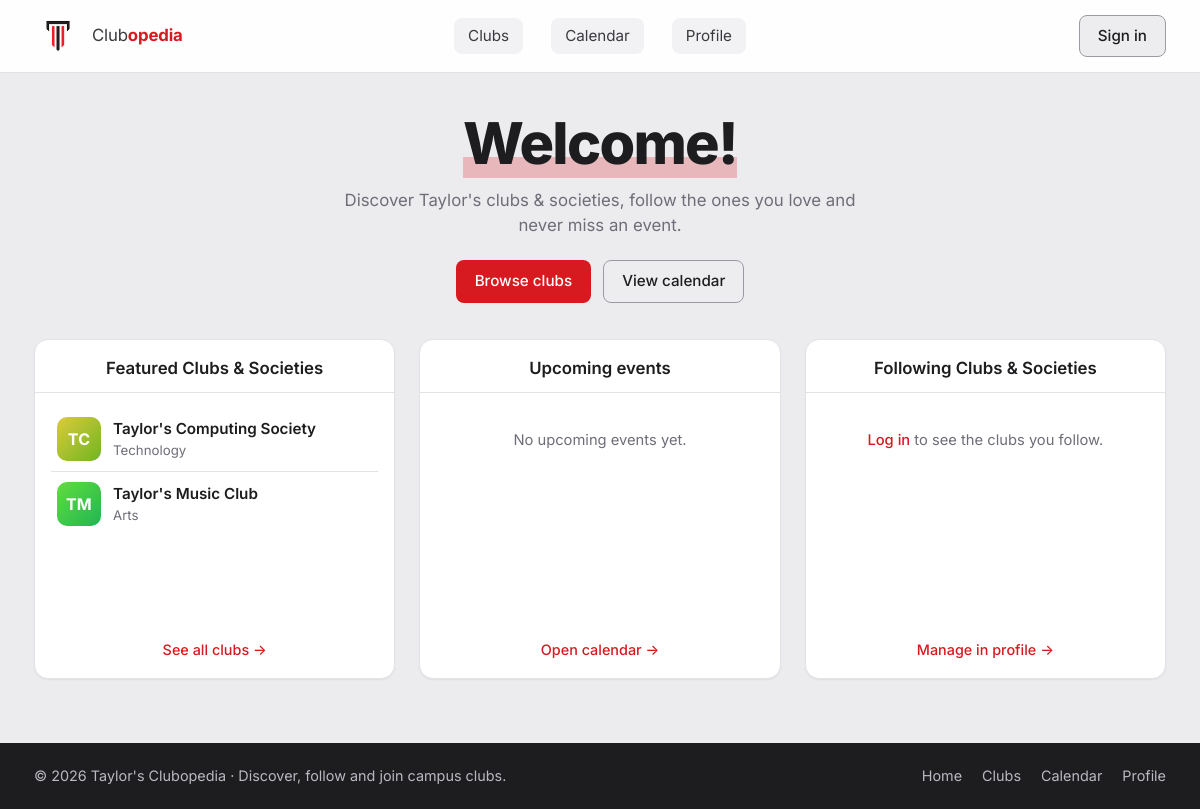
The app's page /, older data.
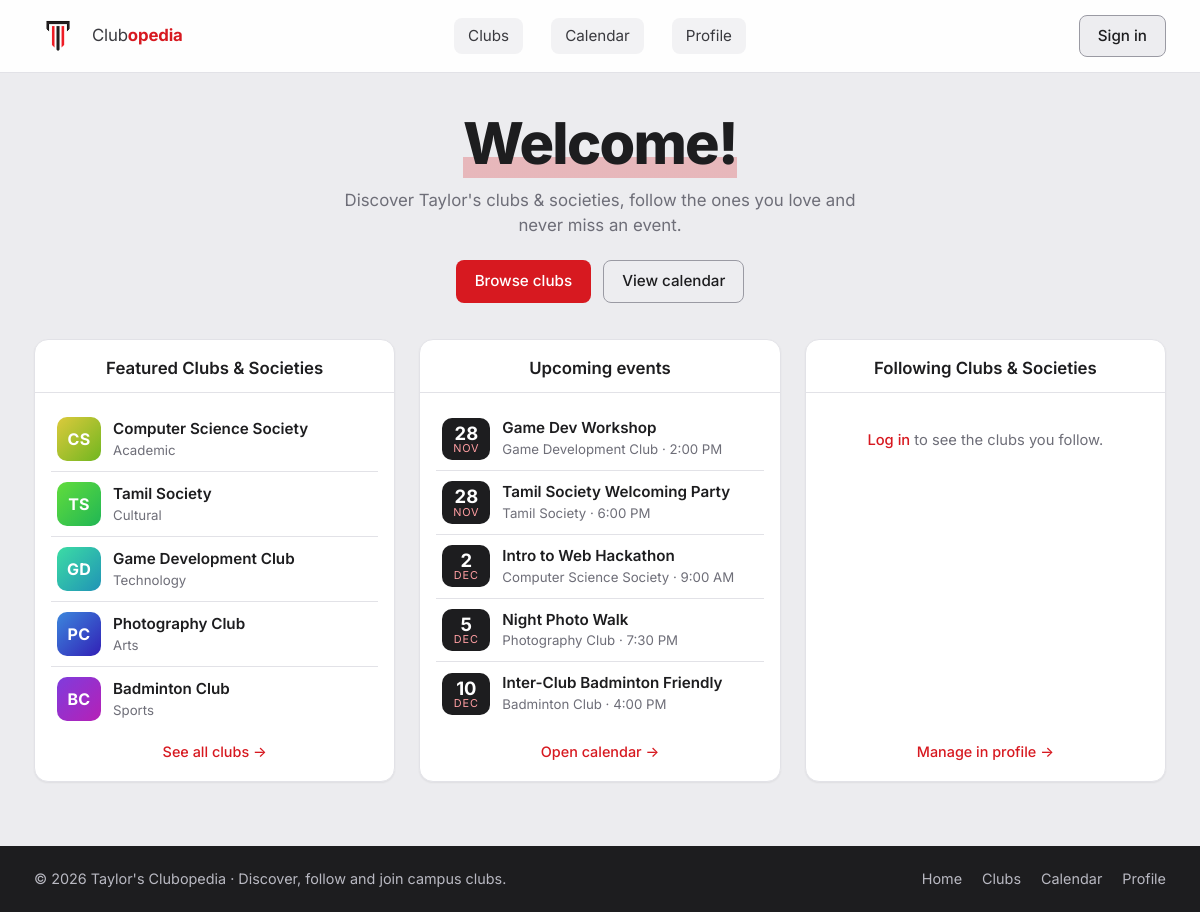
The same page, newer data.
### tables this page shows
CREATE TABLE `clubs` (
  `club_id`       INT NOT NULL AUTO_INCREMENT,
  `club_name`     VARCHAR(150) NOT NULL,
  `category`      VARCHAR(50) NOT NULL,
  `description`   TEXT,
  `image`         VARCHAR(255) DEFAULT NULL,
  `organiser_id`  INT DEFAULT NULL COMMENT 'user who can edit this club',
  PRIMARY KEY (`club_id`),
  KEY `idx_clubs_organiser` (`organiser_id`),
  CONSTRAINT `fk_clubs_organiser` FOREIGN KEY (`organiser_id`) REFERENCES `users` (`user_id`) ON DELETE SET NULL
);

CREATE TABLE `events` (
  `event_id`     INT NOT NULL AUTO_INCREMENT,
  `club_id`      INT NOT NULL,
  `event_name`   VARCHAR(150) NOT NULL,
  `description`  TEXT,
  `event_date`   DATE NOT NULL,
  `event_time`   TIME NOT NULL,
  `location`     VARCHAR(150) NOT NULL,
  `image`        VARCHAR(255) DEFAULT NULL,
  `created_by`   INT DEFAULT NULL,
  PRIMARY KEY (`event_id`),
  KEY `idx_events_club` (`club_id`),
  KEY `idx_events_date` (`event_date`),
  CONSTRAINT `fk_events_club` FOREIGN KEY (`club_id`) REFERENCES `clubs` (`club_id`) ON DELETE CASCADE,
  CONSTRAINT `fk_events_creator` FOREIGN KEY (`created_by`) REFERENCES `users` (`user_id`) ON DELETE SET NULL
);

### includes/data.php (called while the page is built, shortened)
<?php
require_once __DIR__ . '/auth.php';
$clubs = $pdo->query(
    'SELECT club_id, club_name, category, description, image, organiser_id
     FROM clubs
     ORDER BY club_id'
)->fetchAll();
$events = $pdo->query(
    'SELECT event_id, club_id, event_name, description, event_date, event_time, location, image, created_by
     FROM events
     ORDER BY event_date, event_time'
)->fetchAll();
foreach ($events as $index => $event) {
    $events[$index]['event_time'] = substr($event['event_time'], 0, 5);
}

### includes/functions.php (called while the page is built, shortened)
<?php
function e($text)
{
    return htmlspecialchars((string) $text, ENT_QUOTES, 'UTF-8');
}
function findClub($clubs, $clubId)
{
    foreach ($clubs as $club) {
        if ($club['club_id'] == $clubId) {
            return $club;
        }
    }
    return null;
}
function initials($name)
{
    $result = '';
    foreach (preg_split('/\s+/', trim($name)) as $word) {
        if ($word !== '' && ctype_alpha($word[0])) {
            $result .= strtoupper($word[0]);
        }
        if (strlen($result) === 2) {
            break;
        }
    }
    return $result;
}
function clubHue($clubId)
{
    return ($clubId * 53) % 360;
}
function isPast($event)
{
    return $event['event_date'] < date('Y-m-d');
}
function upcomingEvents($events)
{
    $list = array_filter($events, fn($ev) => !isPast($ev));
    usort($list, fn($a, $b) => strcmp($a['event_date'] . $a['event_time'], $b['event_date'] . $b['event_time']));
    return $list;
}
function niceTime($time)
{
    return date('g:i A', strtotime($time));
}

### index.php (the view, shortened to what the changed rows need)
<?php
require 'includes/functions.php';
require 'includes/data.php';
$featuredClubs  = array_slice($clubs, 0, 5);
$upcoming       = array_slice(upcomingEvents($events), 0, 5);
require 'includes/header.php';
?>
<div class="container">
    <section class="hero animate">
        <h1 class="hero-title"><span>Welcome!</span></h1>
    </section>
    <div class="home-grid">
        <section class="card animate" style="--i: 1">
            <h2 class="card-title">Featured Clubs &amp; Societies</h2>
            <div class="card-body">
                <ul class="item-list">
                    <?php foreach ($featuredClubs as $club): ?>
                        <li>
                            <a class="item-row" href="clubs.php?club=<?= (int) $club['club_id'] ?>">
                                <span class="club-avatar" style="--hue: <?= clubHue($club['club_id']) ?>"><?= initials($club['club_name']) ?></span>
                                <span class="item-text">
                                    <span class="item-name"><?= e($club['club_name']) ?></span>
                                    <span class="item-meta"><?= e($club['category']) ?></span>
                                </span>
                            </a>
                        </li>
                    <?php endforeach; ?>
                </ul>
            </div>
        </section>
        <section class="card animate" style="--i: 2">
            <h2 class="card-title">Upcoming events</h2>
            <div class="card-body">
                <?php if (empty($upcoming)): ?>
                    <p class="empty-state">No upcoming events yet.</p>
                <?php else: ?>
                    <ul class="item-list">
                        <?php foreach ($upcoming as $event): ?>
                            <?php $club = findClub($clubs, $event['club_id']); ?>
                            <li>
                                <button type="button" class="item-row" data-open="event-<?= (int) $event['event_id'] ?>">
                                    <span class="date-badge">
                                        <span class="day"><?= date('j', strtotime($event['event_date'])) ?></span>
                                        <span class="month"><?= date('M', strtotime($event['event_date'])) ?></span>
                                    </span>
                                    <span class="item-text">
                                        <span class="item-name"><?= e($event['event_name']) ?></span>
                                        <span class="item-meta"><?= e($club['club_name']) ?> · <?= niceTime($event['event_time']) ?></span>
                                    </span>
                                </button>
                            </li>
                        <?php endforeach; ?>
                    </ul>
                <?php endif; ?>
                <a href="calendar.php" class="card-footer-link">Open calendar →</a>
            </div>
        </section>
        <section class="card animate" style="--i: 3">
            <h2 class="card-title">Following Clubs &amp; Societies</h2>
        </section>
    </div>
</div>
<?php require 'includes/footer.php'; ?>

Row changes from the older to the newer data that the page shows:
removed clubs: clubHue($club['club_id']) 106 (drawn), club_name "TM", club_name "Taylor's Music Club", category "Arts"
changed clubs: club_name "TC" → "CS"; club_name "Taylor's Computing Society" → "Computer Science Society"; category "Technology" → "Academic"
added clubs: clubHue($club['club_id']) 106 (drawn), club_name "TS", club_name "Tamil Society", category "Cultural"
added clubs: clubHue($club['club_id']) 159 (drawn), club_name "GD", club_name "Game Development Club", category "Technology"
added clubs: clubHue($club['club_id']) 212 (drawn), club_name "PC", club_name "Photography Club", category "Arts"
added clubs: clubHue($club['club_id']) 265 (drawn), club_name "BC", club_name "Badminton Club", category "Sports"
now on this page (row edited): events: event_date "28", event_date "NOV", event_name "Game Dev Workshop", club.club_name "Game Development Club", event_time "2:00 PM"
now on this page (row edited): events: event_date "28", event_date "NOV", event_name "Tamil Society Welcoming Party", club.club_name "Tamil Society", event_time "6:00 PM"
added events: event_date "2", event_date "DEC", event_name "Intro to Web Hackathon", club.club_name "Computer Science Society", event_time "9:00 AM"
added events: event_date "5", event_date "DEC", event_name "Night Photo Walk", club.club_name "Photography Club", event_time "7:30 PM"
added events: event_date "10", event_date "DEC", event_name "Inter-Club Badminton Friendly", club.club_name "Badminton Club", event_time "4:00 PM"
Text that changed along with them:
text no longer shown: "No upcoming events yet."
